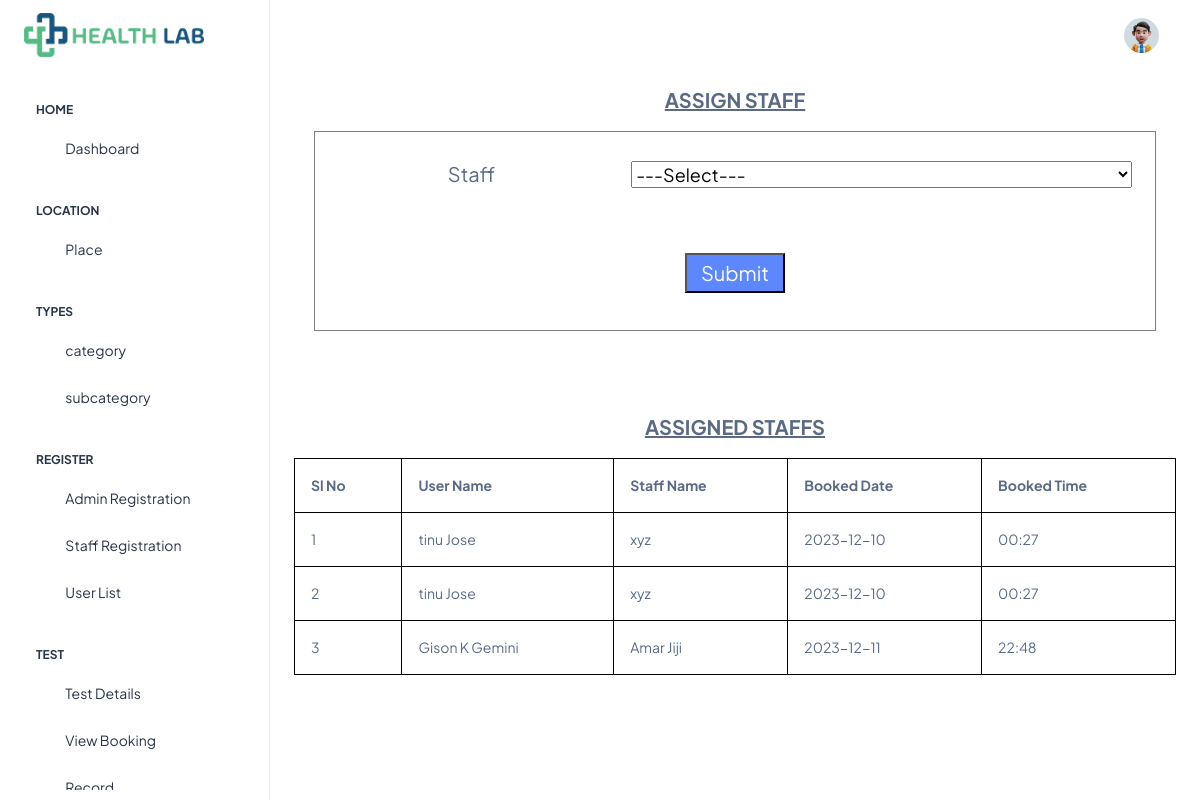
/Project/Admin/assignstaff.php?bid=41 (signed in), run on the app's committed database.
### tables this page shows
CREATE TABLE `tbl_booking` (
  `booking_id` int(11) NOT NULL auto_increment,
  `booking_time` varchar(50) NOT NULL,
  `booking_date` varchar(50) NOT NULL,
  `test_id` int(11) NOT NULL,
  `place_id` int(11) NOT NULL,
  `user_id` int(11) NOT NULL,
  `booking_status` varchar(50) NOT NULL default '0',
  `booked_datetime` varchar(100) NOT NULL,
  PRIMARY KEY  (`booking_id`)
);

CREATE TABLE `tbl_user` (
  `user_id` int(11) NOT NULL auto_increment,
  `user_name` varchar(50) NOT NULL,
  `user_address` varchar(100) NOT NULL,
  `user_contact` varchar(50) NOT NULL,
  `user_proof` varchar(100) NOT NULL,
  `user_email` varchar(100) NOT NULL,
  `user_password` varchar(50) NOT NULL,
  `user_photo` varchar(100) NOT NULL,
  `place_id` int(11) NOT NULL,
  `user_age` varchar(50) NOT NULL,
  `user_gender` varchar(50) NOT NULL,
  PRIMARY KEY  (`user_id`)
);

CREATE TABLE `tbl_staff` (
  `staff_id` int(11) NOT NULL auto_increment,
  `staff_name` varchar(50) NOT NULL,
  `staff_address` varchar(100) NOT NULL,
  `staff_contact` varchar(50) NOT NULL,
  `staff_gender` varchar(50) NOT NULL,
  `staff_age` varchar(50) NOT NULL,
  `staff_proof` varchar(100) NOT NULL,
  `staff_email` varchar(50) NOT NULL,
  `staff_password` varchar(50) NOT NULL,
  `staff_photo` varchar(100) NOT NULL,
  `place_id` int(11) NOT NULL,
  PRIMARY KEY  (`staff_id`)
);

### Project/Admin/assignstaff.php (the view, shortened to what this page needs)
<?php
include("Head.php");
?>
<!DOCTYPE html PUBLIC "-//W3C//DTD XHTML 1.0 Transitional//EN" "http://www.w3.org/TR/xhtml1/DTD/xhtml1-transitional.dtd">
<html xmlns="http://www.w3.org/1999/xhtml">
<head>
</head>
<body>
<p align="center" style="font-size: 20px" ><strong><u>ASSIGN STAFF</u></strong></p>
<div align="center">
<form id="form2" name="form2" method="post" action="">
<table width="842" height="200" border="1" style="font-size: 18px; text-align: center;">
  <tr>
    <td width="176" style="font-size: 20px;">Staff</td>
    <td width="296" style="text-align: left;">
      <select required name="staff" id="staff" style="width: 95%;" >
      <option value="">---Select---</option>
      </select>
    </td>
  </tr>
  <tr>
    <td colspan="2">
      <div align="center">
        <input type="submit" name="submit" id="submit" value="Submit" style="font-size: 20px; width: 100px; height: 40px; background-color: #5D87FF; color: white;" />
      </div>
    </td>
  </tr>
</table>
</form>
<p align="center">&nbsp;</p>
<p align="center" style="font-size: 20px" class="assigned"><strong><u>ASSIGNED STAFFS</u></strong></p>
<table width="200"  style="border: 1px solid black;" class="table table-bordered">
<tr>
  <td><strong>Sl No</strong></td>
  <td><strong>User Name</strong></td>
  <td><strong>Staff Name</strong></td>
  <td><strong>Booked Date</strong></td>
  <td><strong>Booked Time</strong></td>
</tr>
    <?php
  		$i=0;
  		$selQry="select * from tbl_booking s inner join tbl_assignstaff c on c.booking_id=s.booking_id inner join tbl_staff m on m.staff_id=c.staff_id inner join tbl_user e on e.user_id=s.user_id where s.booking_status=2";
		$data=mysql_query($selQry);
		while($row=mysql_fetch_array($data))
		{
			$i++;
			?>
    <tr>
   <td><?php echo $i?> </td>
   <td><?php echo $row["user_name"]?></td>
   <td><?php echo $row["staff_name"]?></td>
   <td><?php echo $row["booking_date"]?></td>
    <td><?php echo $row["booking_time"]?></td>
   </tr>
   <?php
		}
   ?>
</table>
</div>
</body>
</html>
<?php
include("Foot.php");
?>

### Project/Admin/assignstaff.php (style rules this page uses)
.assigned { margin-top: 60px; }

### data on the page
tbl_booking: user.user_name "tinu Jose", tbl_staff.staff_name "xyz", booking_date "2023-12-10", booking_time "00:27"
tbl_booking: user.user_name "Gison K Gemini", tbl_staff.staff_name "Amar Jiji", booking_date "2023-12-11", booking_time "22:48"
